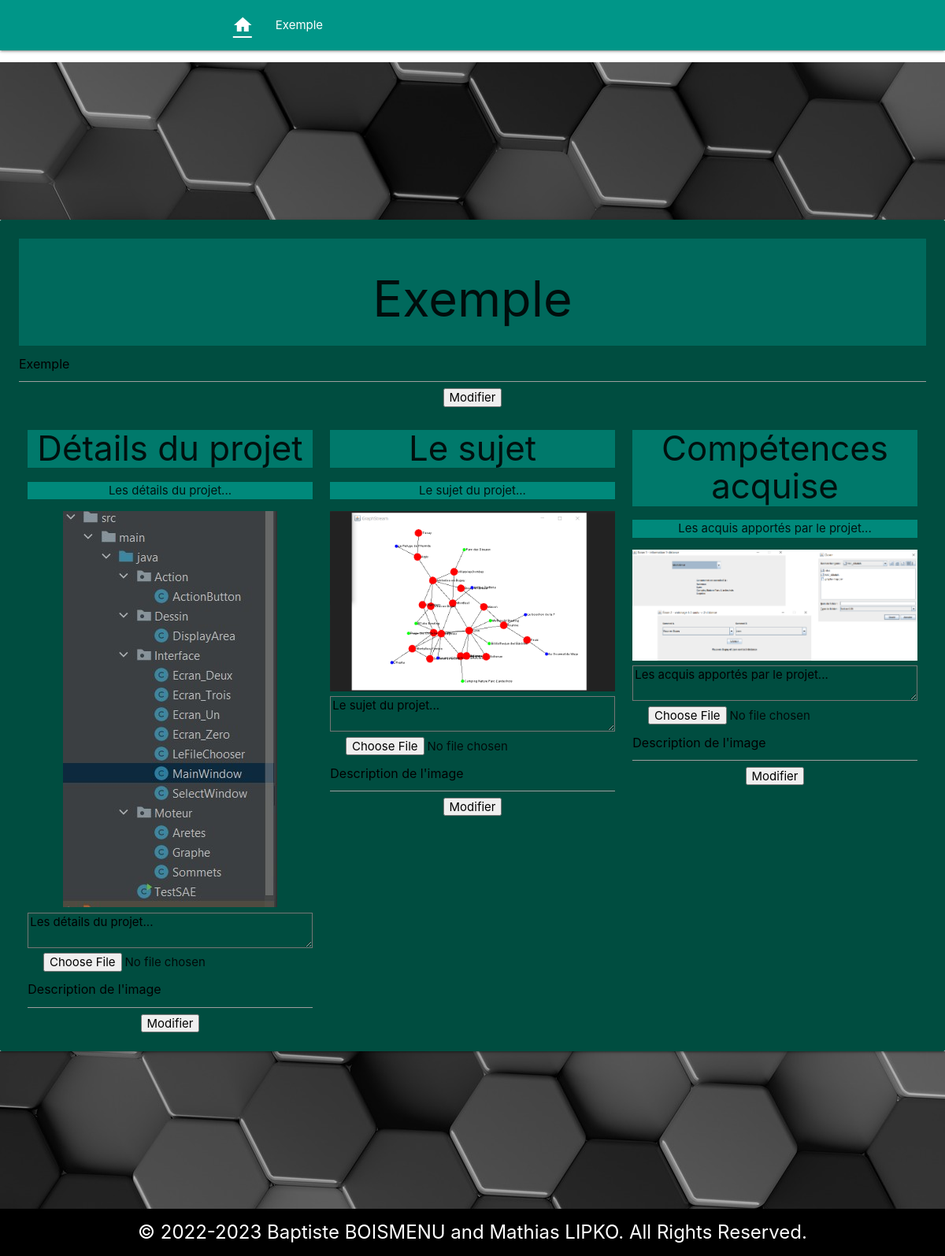
Screenshot of /projet.php?id=5 (signed in) with the database file from the repository.
### tables this page shows
CREATE TABLE `project_page` (
  `id` int(3) NOT NULL,
  `project_title` varchar(50) NOT NULL,
  `project_details` varchar(1000) NOT NULL,
  `details_img` varchar(50) NOT NULL,
  `details_alt` varchar(50) NOT NULL,
  `project_subject` varchar(1000) NOT NULL,
  `subject_img` varchar(50) NOT NULL,
  `subject_alt` varchar(50) NOT NULL,
  `project_teachings` varchar(1000) NOT NULL,
  `teachings_img` varchar(50) NOT NULL,
  `teachings_alt` varchar(50) NOT NULL
);

### php/contents/project_page.php (the view, shortened to what this page needs)
<?php require_once "php/config.php" ?>
<?php
$sql = "SELECT * FROM project_page WHERE id = :project_id";
$dataBinded = array(
    ':project_id' => $_GET['id'],
);
$pre = $pdo -> prepare($sql);
$pre -> execute($dataBinded);
$projectData = $pre->fetchAll(PDO::FETCH_ASSOC);
foreach($projectData as $data)
{
  $title = $data['project_title'];
  $details = $data['project_details'];
  $details_img = $data['details_img'];
  $details_alt = $data['details_alt'];
  $subject = $data['project_subject'];
  $subject_img = $data['subject_img'];
  $subject_alt = $data['subject_alt'];
  $teachings = $data['project_teachings'];
  $teachings_img = $data['teachings_img'];
  $teachings_alt = $data['teachings_alt'];
}
?>
<?php
$isAdmin = 0;
if(isset($_SESSION['loggedIn']))
{
  $sql = "SELECT admin FROM user WHERE username = :loggedIn";
  $dataBinded = array(
      ':loggedIn' => $_SESSION['loggedIn'],
  );
  $pre = $pdo -> prepare($sql);
  $pre -> execute($dataBinded);
  $isAdmin = $pre -> fetch(PDO::FETCH_ASSOC);
}
?>
<div class="col s12 teal darken-3"><h1 id="text-vid"><?php echo $title ?></h1></div>
<?php
if($isAdmin['admin'] == 1)
{
  echo
  "
    <form method=\"post\" action=\"php/action/edit_project_title.php\">
      <input type=\"hidden\" name=\"target\" value=\"".$_GET['id']."\">
      <input type=\"text\" name=\"title\" value=\"".$title."\">
      <button type=\"submit\">Modifier</button>
    </form>
  ";
}
?>
<div class="col l4 s12">
  <h3 class="teal darken-2">Détails du projet</h3>
  <p class="teal darken-1"><?php echo $details ?></p>
  <img src="<?php echo $details_img ?>" alt="<?php echo $details_alt ?>" class="responsive-img">
  <?php
  if($isAdmin['admin'] == 1)
  {
    echo
    "
      <form method=\"post\" action=\"php/action/edit_project_content.php\" enctype=\"multipart/form-data\">
        <input type=\"hidden\" name=\"target\" value=\"".$_GET['id']."\">
        <input type=\"hidden\" name=\"area\" value=\"details\">
        <textarea name=\"text\" cols=\"30\" rows=\"10\">".$details."</textarea>
        <input type=\"file\" name=\"img\">
        <input type=\"text\" name=\"alt\" value=\"".$details_alt."\">
        <button type=\"submit\">Modifier</button>
      </form>
    ";
  }
  ?>
</div>
<div class="col l4 s12">
  <h3 class="teal darken-2">Le sujet</h3>
  <p class="teal darken-1"><?php echo $subject ?></p>
  <img src="<?php echo $subject_img ?>" alt="<?php echo $subject_alt ?>" class="responsive-img">
  <?php
  if($isAdmin['admin'] == 1)
  {
    echo
    "
      <form method=\"post\" action=\"php/action/edit_project_content.php\" enctype=\"multipart/form-data\">
        <input type=\"hidden\" name=\"target\" value=\"".$_GET['id']."\">
        <input type=\"hidden\" name=\"area\" value=\"subject\">
        <textarea name=\"text\" cols=\"30\" rows=\"10\">".$subject."</textarea>
        <input type=\"file\" name=\"img\">
        <input type=\"text\" name=\"alt\" value=\"".$subject_alt."\">
        <button type=\"submit\">Modifier</button>
      </form>
    ";
  }
  ?>
</div>
<div class="col l4 s12">
  <h3 class="teal darken-2">Compétences acquise</h3>
  <p class="teal darken-1"><?php echo $teachings ?></p>
  <img src="<?php echo $teachings_img ?>" alt="<?php echo $teachings_alt ?>" class="responsive-img">
  <?php
  if($isAdmin['admin'] == 1)
  {
    echo
    "
      <form method=\"post\" action=\"php/action/edit_project_content.php\" enctype=\"multipart/form-data\">
        <input type=\"hidden\" name=\"target\" value=\"".$_GET['id']."\">
        <input type=\"hidden\" name=\"area\" value=\"teachings\">
        <textarea name=\"text\" cols=\"30\" rows=\"10\">".$teachings."</textarea>
        <input type=\"file\" name=\"img\">
        <input type=\"text\" name=\"alt\" value=\"".$teachings_alt."\">
        <button type=\"submit\">Modifier</button>
      </form>
    ";
  }
  ?>
</div>

### php/contents/responsive_navbar.php (shortened to what this page needs)
<?php require_once "php/config.php" ?>
<nav class="nav-wrapper teal">
  <div class="container">
    <ul class="left hide-on-med-and-down">
      <li><a href="index.php#home"><i id="current" class="material-icons">home</i></a></li>
      <?php
      $sql = "SELECT * FROM project_page";
      $pre = $pdo -> prepare($sql);
      $pre -> execute();
      $listProject = $pre->fetchAll(PDO::FETCH_ASSOC);
          foreach($listProject as $project)
          {
              echo "<li><a href=\"projet.php?id=".$project['id']."\">".$project['project_title']."</a></li>";
          };
      ?>
    </ul>
  </div>
</nav>

### css/style-projet.css (style rules this page uses)
nav ul { margin-left: 12%; }
nav ul i { height: 64px !important; line-height: 64px !important; }
#current { font-weight: bold; text-decoration: underline; }

### rows the page displays
project_page: project_title "Exemple", title "Exemple", project_details "Les détails du projet...", details_img (picture), text "Les détails du projet...", alt "Description de l'image", project_subject "Le sujet du projet...", subject_img (picture), text "Le sujet du projet...", project_teachings "Les acquis apportés par le projet...", teachings_img (picture), text "Les acquis apportés par le projet..."
